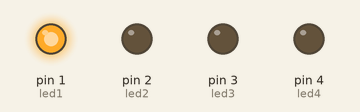
Simulated run of this sketch. Board: Arduino Uno, built with avr-gcc and run on an emulated ATmega328P. Shown: output pins drawn as LEDs (lit = HIGH).

Above: at 0.5 s.
At 3.0 s:
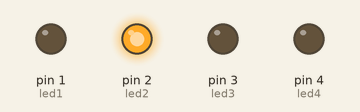
At 6.5 s:
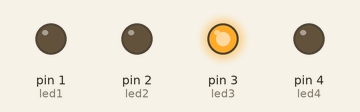
At 9.0 s:
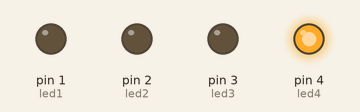
At 11.0 s:
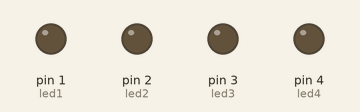
Timing chart, 0 to 15.6 s (numbered marks = the images above):
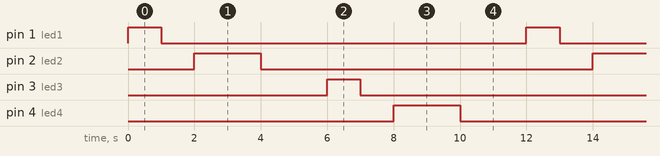

Measured:
- by itself, pin 1 (led1), pin 3 (led3): alternates HIGH for 1.0 s and LOW for 11.0 s
- by itself, pin 2 (led2), pin 4 (led4): alternates HIGH for 2.0 s and LOW for 10.0 s
- by itself, everything shown: repeats every 12.0 s, in 8 steps

The sketch:

led_pattern__project1.ino
```cpp
int led1 = 1;
int led2 = 2;
int led3 = 3;
int led4 = 4;


void setup() {
  // initialize the digital pin as an output.
  pinMode(led1, OUTPUT);
  pinMode(led2, OUTPUT);
  pinMode(led3, OUTPUT);
  pinMode(led4, OUTPUT);

}

// the loop routine runs over and over again forever:
void loop() {
  digitalWrite(led1, HIGH);   // turn the LED on (HIGH is the voltage level)
  delay(1000);                      // wait for 1/2 a second
  digitalWrite(led1, LOW);
  delay(1000); // turn the LED off by making the voltage LOW
  digitalWrite(led2, HIGH);    // turn the LED on (HIGH is the voltage level)
  delay(2000);                      // wait for 1/2 a second
  digitalWrite(led2, LOW);
  delay(2000);
  // turn the LED off by making the voltage LOW
  digitalWrite(led3, HIGH);     // turn the LED on (HIGH is the voltage level)
  delay(1000);                      // wait for 1/2 a second
  digitalWrite(led3, LOW);
  delay(1000);// turn the LED off by making the voltage LOW
  digitalWrite(led4, HIGH);     // turn the LED on (HIGH is the voltage level)
  delay(2000);                      // wait for 1/2 a second
  digitalWrite(led4, LOW);
  delay(2000); // turn the LED off by making the voltage LOW

}
```
